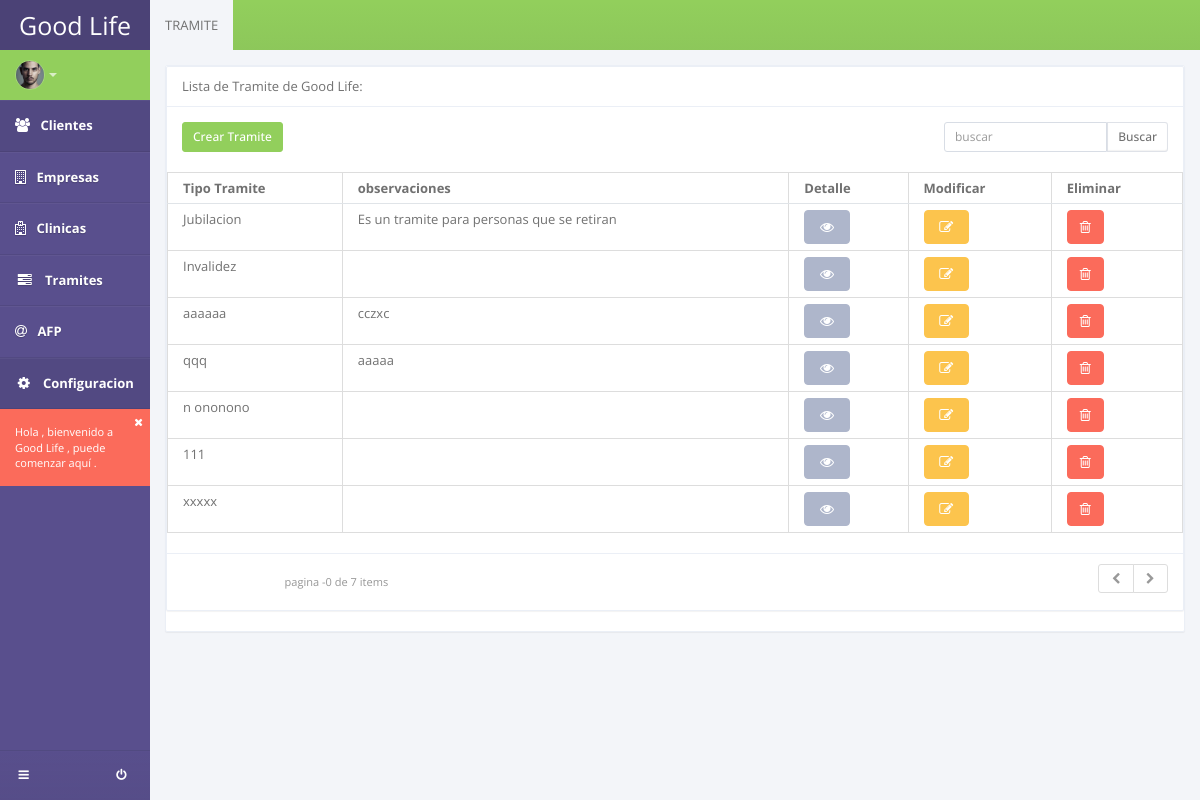
Page /listar_tramite/ on the earlier database version.
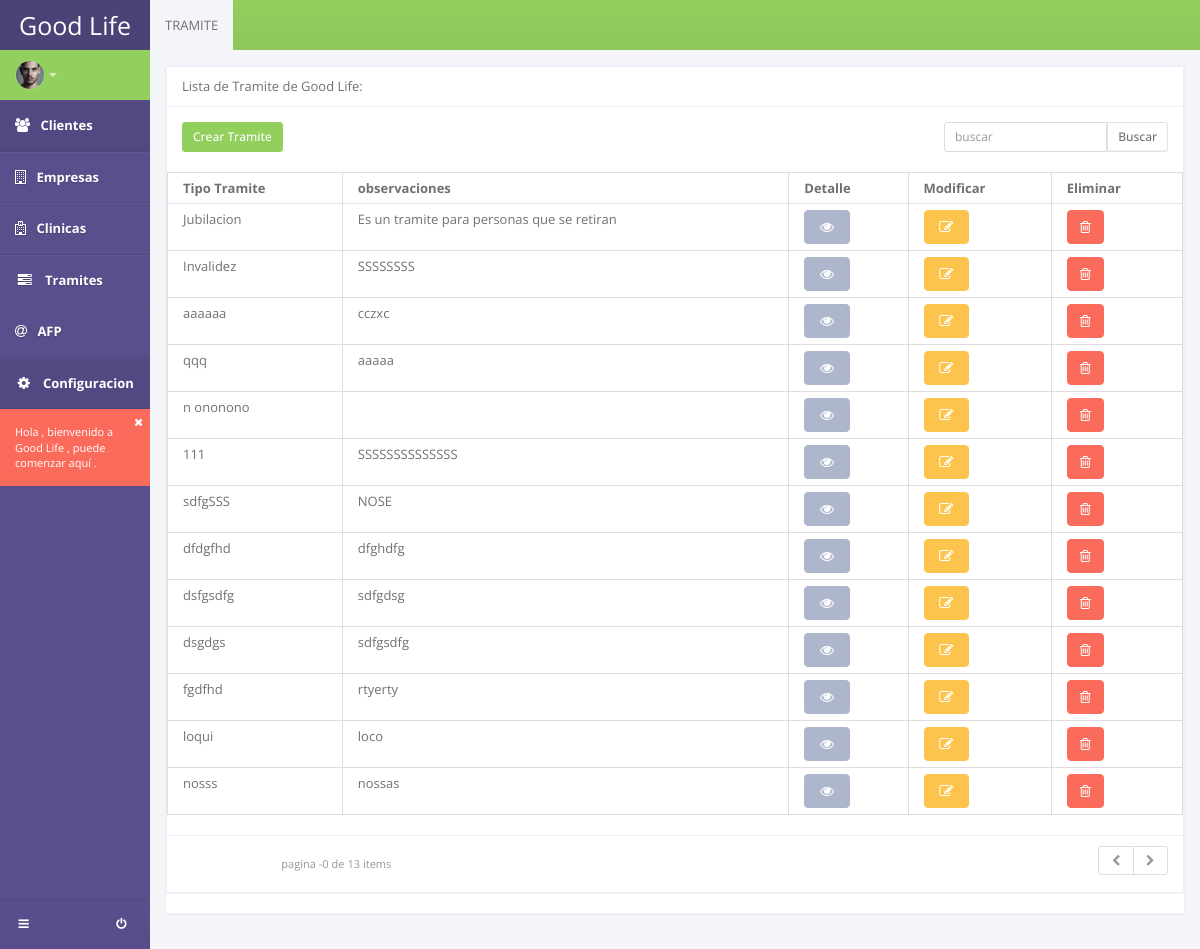
Same page on the later database version.
### apps/tramites/models.py (models this page shows, shortened)
class Tramite(models.Model):
	tipo_tramite = models.CharField(max_length=150)
	observaciones = models.CharField(max_length=500, blank=True)

### apps/tramites/views.py (the view)
# urls.py: url(r'^listar_tramite/$', TramiteList.as_view(), name='listar_tramite'),
class TramiteList(ListView):
	template_name = 'tramites/lista_tramite.html'
	model = Tramite

### templates/tramites/lista_tramite.html (shortened to what this page needs)
{% extends 'base_sistema.html' %}
{% block content %}
{% load widget_tweaks %}
<section id="content">
	<section class="vbox">
		<header class="header bg-success bg-gradient">
			<ul class="nav nav-tabs">
				<li class="active"><a href="#static" data-toggle="tab">TRAMITE</a></li>
			</ul>
		</header>
		<section class="scrollable wrapper">
			<div class="tab-content">
				<div class="panel panel-default">
					<section class="panel">
						<header class="panel-heading"> Lista de Tramite de Good Life: </header>
						<div class="row text-sm wrapper">
							<div class="col-sm-5 m-b-xs">
								<a class="btn btn-sm btn-success" href="/registrar_tramite/">Crear Tramite</a>
							</div>
							<div class="col-sm-4 m-b-xs">
							</div>
							<div class="col-sm-3">
								<form method="get">
									<div class="input-group">
									<input type="text" class="input-sm form-control" placeholder="buscar" name="q"> <span class="input-group-btn"> <button class="btn btn-sm btn-white" type="submit">Buscar</button> </span> </div>
								</form>
							</div>
						</div>
						<div class="table-responsive">
							<table summary="This table shows how to create responsive tables using Bootstrap's default functionality" class="table table-bordered table-hover">
								<thead>
									<tr>
										<th>Tipo Tramite</th>
										<th>observaciones</th>
										<th>Detalle</th>
										<th>Modificar</th>
										<th>Eliminar</th>
									</tr>
								</thead>
								<tbody>
									{% for object in object_list %}
									<tr>
										<td>{{object.tipo_tramite}}</td>
										<td>{{object.observaciones}}</td>
										<td>
											<a class="btn btn-default" href="/detail_tramite/{{object.id}}"><i class="icon-eye-open text"></i></a>
										</td>
										<td>
											<a class="btn btn-warning" href="/update_tramite/{{object.id}}"><i class="icon-edit text"></i></a>
										</td>
										<td>
											<a class="btn btn-danger" href="#" data-toggle="modal" data-target="#modalDel{{object.id}}"><i class="fa fa-trash-o text"></i></a>
										</td>
									</tr>
									{% endfor %}
								</tbody>
							</table>
						</div>
						{% include "_pagination.html" %}
				</section>
			</div>
		</section>
	</section>
</section>
{% endblock content %}

Differences in the rows shown:
removed Tramite: tipo_tramite "xxxxx"
changed Tramite "Invalidez": observaciones (not shown) → "SSSSSSSS"
changed Tramite: observaciones (not shown) → "SSSSSSSSSSSSSS"
added Tramite: tipo_tramite "sdfgSSS", observaciones "NOSE"
added Tramite: tipo_tramite "dfdgfhd", observaciones "dfghdfg"
added Tramite: tipo_tramite "dsfgsdfg", observaciones "sdfgdsg"
added Tramite: tipo_tramite "dsgdgs", observaciones "sdfgsdfg"
added Tramite: tipo_tramite "fgdfhd", observaciones "rtyerty"
added Tramite: tipo_tramite "loqui", observaciones "loco"
added Tramite: tipo_tramite "nosss", observaciones "nossas"
Other differences:
{{ object_list.count }}: "7" → "13"
